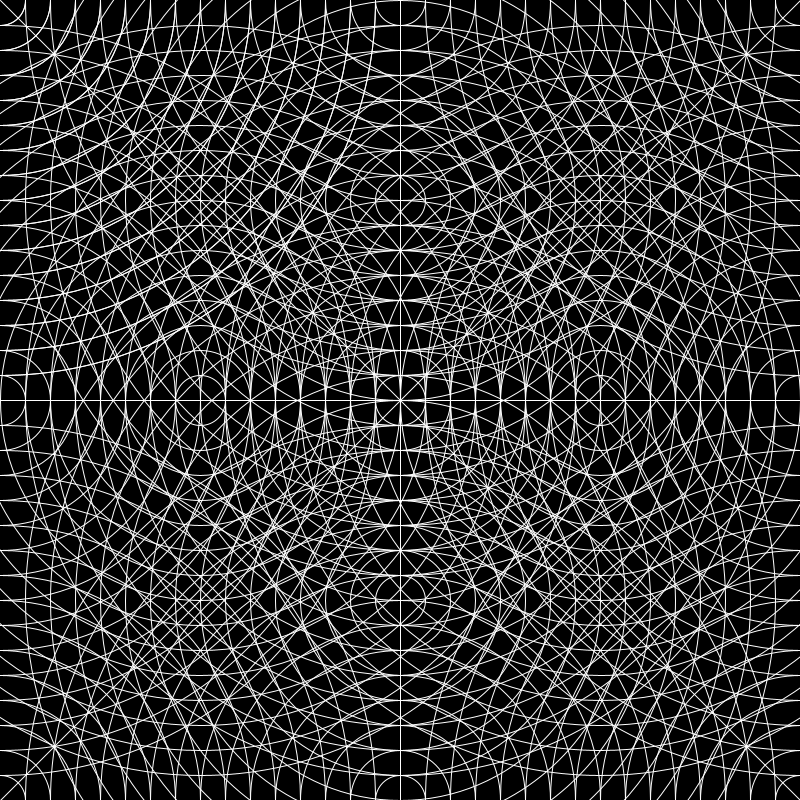
Frame 1 (no input)
Frame 2 (the mouse pressed at the canvas centre, redrawn once): identical to frame 1, image omitted

The Processing sketch that drew this single still picture (run headless with seeded random() and noise(); the mouse was pressed at the canvas centre and the sketch redrawn once):

// Processing sketch: processing_134770
// ── processing_134770.pde

void setup()
{
  size(800,800);
  noLoop();
}

void draw()
{
  background(0);
  noFill();
//  fill(255,10);
 
 
 
/* strokeWeight(1);
 stroke(255);
 for(int i=0; i<800; i+=50) 
 {
 ellipse(400,400,100,i);
 ellipse(400,400,i,100);
 }
  
 */ 
  
  // strokeWeight(1);
   stroke(255);
 for(int i=0; i<800; i+=50) 
 {
  ellipse(400,400,i,i);
 }
 
 
 
  stroke(255);
  noFill();
  for(int i=0; i<800; i+=50) 
 {
 /* ellipse(400,400,800,800);
  ellipse(0,0,800,800);
  ellipse(0,400,800,800);
  ellipse(400,0,800,800);
 
  ellipse(800,800,800,800);
  ellipse(0,0,800,800);
  ellipse(0,800,800,800);
  ellipse(800,0,800,800);
 
  ellipse(400,800,800,800);
  ellipse(800,400,800,800);
  */
 
  ellipse(0,0,i,i);
  ellipse(0,400,i,i);
  ellipse(400,0,i,i);
 
  ellipse(800,800,i,i);
  ellipse(0,0,i,i);
  ellipse(0,800,i,i);
  ellipse(800,0,i,i);
 
  ellipse(400,800,i,i);
  ellipse(800,400,i,i);
  }
 
 
  line(0,0,800,800);
  line(800,0,0,800);
  line(400,0,400,800);
  line(0,400,800,400);



 for(int i=0; i<800; i+=50) 
 {

/*ellipse(200,400,400,400);

ellipse(600,400,400,400);

ellipse(400,200,400,400);

ellipse(400,600,400,400);*/


ellipse(200,400,i,i);

ellipse(600,400,i,i);

ellipse(400,200,i,i);

ellipse(400,600,i,i);

 }























}
